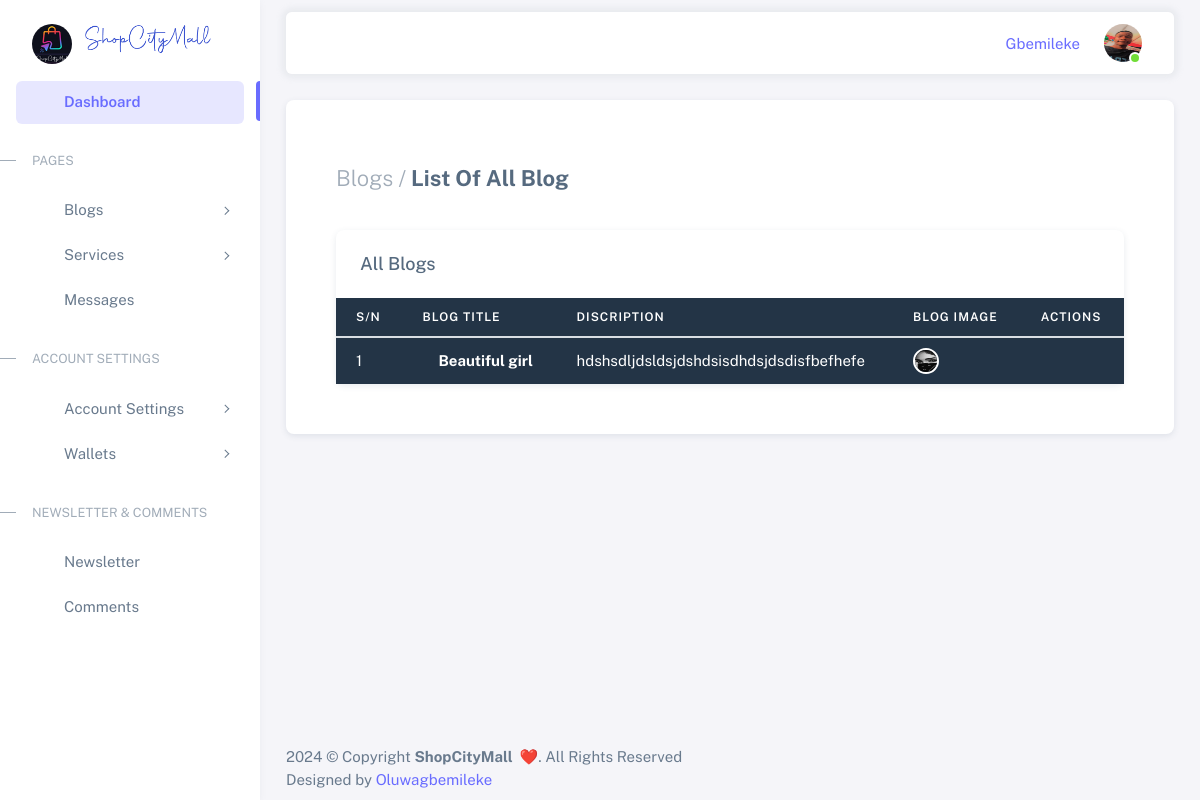
The page /user/list_all_blog/ (signed in) on the database its author committed.
### users/models.py (models this page shows, shortened)
class NewUser(AbstractBaseUser, PermissionsMixin):
    IS_VENDOR = "V"
    IS_USER = "U"
    CHOOSE = ""
    ACCOUNT_TYPE = [
        (IS_VENDOR, 'Vendor'),
        (IS_USER, 'User'),
        (CHOOSE, 'Type of account')
    ]
    image = models.ImageField(blank=True, verbose_name='User Image', null=True, upload_to='uploads', default='')
    email = models.EmailField(_('email address'), unique=True)
    user_name = models.CharField(max_length=150, unique=True)
    first_name = models.CharField(max_length=150)
    last_name = models.CharField(max_length=150)
    start_date = models.DateTimeField(default=timezone.now)
    phone_number = models.CharField(max_length=100, blank=True)
    about = models.TextField(_('about'), max_length=500, blank=True)
    account_type = models.CharField(max_length=40, choices=ACCOUNT_TYPE, default=CHOOSE)
    is_active = models.BooleanField(default=True)
    is_staff = models.BooleanField(default=False)
    is_admin= models.BooleanField(default=False)
    objects = CustomAccountManager()
    USERNAME_FIELD = 'email'
    REQUIRED_FIELDS = ['user_name', 'first_name', 'last_name']
    def image_url(self):
        if self.image:
            return self.image.url

### frontend/models.py (models this page shows, shortened)
class Blog(models.Model):
    blog_img = models.ImageField(blank=True, verbose_name='Blog Image', null=True, upload_to='uploads/')
    blog_title = models.CharField(max_length=100, verbose_name='Blog Title')
    blog_description = models.TextField(verbose_name='Description')
    blog_date = models.DateTimeField(auto_now_add=True)
    user = models.ForeignKey(NewUser, on_delete=models.CASCADE)
    class Meta():
        verbose_name_plural = 'Blog'
    def img_url(self):
        if self.blog_img:
            return self.blog_img.url

### backend/views.py (the view)
# urls.py: path('list_all_blog/', views.list_all_blog, name='list_all_blog'),
@login_required(login_url='/backend/login/')
def list_all_blog(request):
    list_all_blog = Blog.objects.order_by('-blog_date')[:20]
    return render(request, 'backend/list_all_blog.html', {'list_blog':list_all_blog})

### templates/backend/list_all_blog.html (shortened to what this page needs)
{% extends 'backend/base.html' %}
{% load static %}
{% block content %}
          <div class="content-wrapper">
            <div class="container-xxl flex-grow-1 container-p-y">
            <div class="col-md-12">
              <div class="card mb-4">
                <div class="card-body">
                  <div class="container-xxl flex-grow-1 container-p-y">
                    <h4 class="fw-bold py-3 mb-4"><span class="text-muted fw-light">Blogs /</span> List Of All Blog</h4>
                    <div class="card">
                      <h5 class="card-header">All Blogs</h5>
                      <div class="table-responsive text-nowrap">
                        <table class="table table-dark">
                          <thead>
                            <tr>
                              <th>S/N</th>
                              <th>Blog Title</th>
                              <th>Discription</th>
                              <th>Blog Image</t>
                              <th>Actions</th>
                            </tr>
                          </thead>
                          {% if list_blog %}
                            {% for l in list_blog %}
                          <tbody class="table-border-bottom-0">
                            <tr>
                              <td>{{ forloop.counter }}</td>
                              <td> <strong>{{ l.blog_title }}</strong></td>
                              <td>{{ l.blog_description|truncatewords:5  }}</td>
                              <td>
                                <ul class="list-unstyled users-list m-0 avatar-group d-flex align-items-center">
                                  <li
                                    data-bs-toggle="tooltip"
                                    data-popup="tooltip-custom"
                                    data-bs-placement="top"
                                    class="avatar avatar-xs pull-up"
                                    title="Lilian Fuller"
                                  >
                                    <img src="{{ l.img_url }}" alt="Avatar" class="rounded-circle" />
                                </ul>
                              </td>
                              <td>
                                <div class="dropdown">
                                  <button type="button" class="btn p-0 dropdown-toggle hide-arrow" data-bs-toggle="dropdown">
                                    <i class="bx bx-dots-vertical-rounded"></i>
                                  </button>
                                </div>
                              </td>
                            </tr>
                          </tbody>
                            {% endfor %}
                          {% endif %}
                        </table>
                      </div>
                    </div>
                  </div>
                </div>
              </div>
            </div>
            </div>
  {% endblock %}

### templates/backend/admin_sidebar.html (shortened to what this page needs)
{% load static %}
<aside id="layout-menu" class="layout-menu menu-vertical menu bg-menu-theme">
    <div class="app-brand demo">
      <a href="{% url 'index' %}" class="app-brand-link">
        <img src="{% static 'frontend/assets/img/shopcityfav.png' %}" data-retina="true" alt="" width="40" height="40" style="border-radius: 30px;" >&nbsp; &nbsp;</a>
        <h1 class="logo me-auto"><a href="{% url 'index' %}" ><img src="{% static 'frontend/assets/img/logo.png' %} " style="width: 130px !important;"></a></h1>
    </div>
    <ul class="menu-inner py-1">
      <li class="menu-item active">
        <a href="{% url 'backend:dashboard' %}" class="menu-link">
          <i class="menu-icon tf-icons bx bx-home-circle"></i>
          <div data-i18n="Analytics">Dashboard</div>
        </a>
      </li>
      <li class="menu-header small text-uppercase">
        <span class="menu-header-text">Pages</span>
      </li>
      <li class="menu-item">
        <a href="javascript:void(0);" class="menu-link menu-toggle">
          <i class="menu-icon tf-icons bx bx-cube-alt"></i>
          <div data-i18n="Misc">Blogs</div>
        </a>
      </li>
      <li class="menu-item">
        <a href="javascript:void(0);" class="menu-link menu-toggle">
          <i class="menu-icon tf-icons bx bx-chat"></i>
          <div data-i18n="Contact">Services</div>
        </a>
      </li>
      <li class="menu-item">
        <a href="{% url 'backend:message' %}" class="menu-link">
          <i class="menu-icon tf-icons bx bx-chat"></i>
          <div data-i18n="Contact">Messages</div>
        </a>
      </li>
      <li class="menu-header small text-uppercase"><span class="menu-header-text">Account Settings</span></li>
      <li class="menu-item">
        <a href="javascript:void(0);" class="menu-link menu-toggle">
          <i class="menu-icon tf-icons bx bx-dock-top"></i>
          <div data-i18n="Account Settings">Account Settings</div>
        </a>
      </li>
      <li class="menu-item">
        <a href="javascript:void(0);" class="menu-link menu-toggle">
          <i class="menu-icon tf-icons bx bx-wallet-alt"></i>
          <div data-i18n="Authentications">Wallets</div>
        </a>
      </li>
      <li class="menu-header small text-uppercase"><span class="menu-header-text">Newsletter &amp; Comments</span></li>
      <li class="menu-item">
        <a href="{% url 'backend:newsletter' %}" class="menu-link">
          <i class="menu-icon tf-icons bx bx-detail"></i>
          <div data-i18n="Newsletter">Newsletter</div>
        </a>
      </li>
      <li class="menu-item">
        <a href="#" class="menu-link">
          <i class="menu-icon tf-icons bx bx-chat"></i>
          <div data-i18n="Comments">Comments</div>
        </a>
      </li>
    </ul>
</aside>
<div class="layout-page">
  <nav
    class="layout-navbar container-xxl navbar navbar-expand-xl navbar-detached align-items-center bg-navbar-theme"
    id="layout-navbar"
  >
    <div class="navbar-nav-right d-flex align-items-center" id="navbar-collapse">
      <ul class="navbar-nav flex-row align-items-center ms-auto">
        <li class="nav-item lh-1 me-3">
          <a
            class="github-button"
            href="#"
            data-icon="octicon-star"
            data-size="large"
            data-show-count="true"
            aria-label="Star themeselection/sneat-html-admin-template-free on GitHub"
            >{{user.user_name }}</a
          >
        </li>
        <li class="nav-item navbar-dropdown dropdown-user dropdown">
          <a class="nav-link dropdown-toggle hide-arrow" href="javascript:void(0);" data-bs-toggle="dropdown">
            <div class="avatar avatar-online">
              <img class="img-profile rounded-circle" src="{{ user.image_url}}">
            </div>
          </a>
        </li>
      </ul>
    </div>
  </nav>

### static/backend/assets/css/demo.css (style rules this page uses)
.menu .app-brand.demo { height: 64px; margin-top: 12px; }

### rows shown on the page
NewUser: user_name "Gbemileke", image_url (picture)
Blog: blog_title "Beautiful girl", blog_description "hdshsdljdsldsjdshdsisdhdsjdsdisfbefhefe", img_url (picture)
